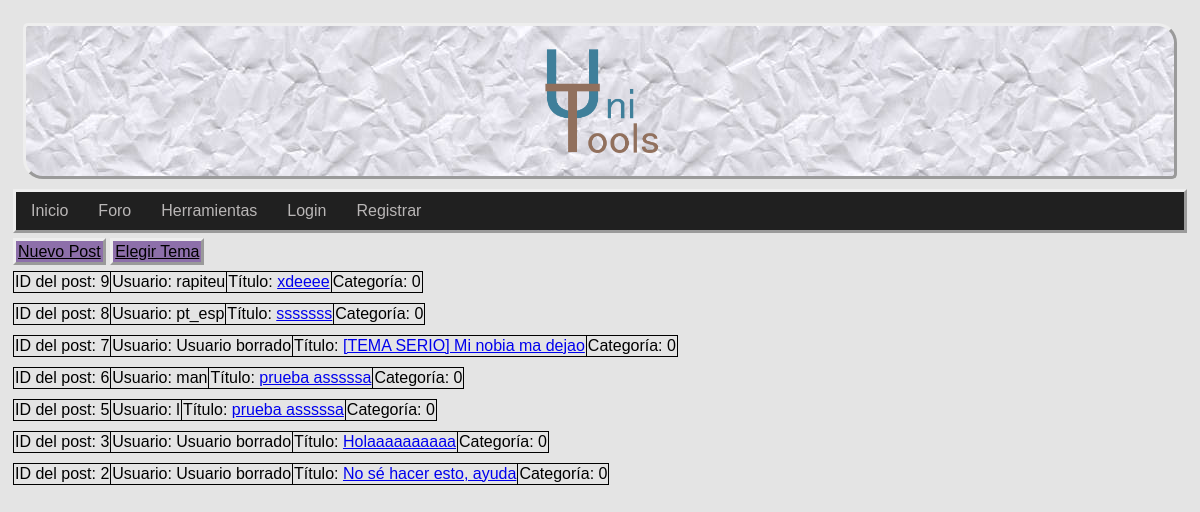
The app's page /index.php?page=foro with its own data.
### tables this page shows
CREATE TABLE `posts` (
  `id_post` int(11) NOT NULL,
  `user` int(11) NOT NULL,
  `title` text NOT NULL,
  `content` text NOT NULL,
  `id_cat` int(11) NOT NULL
);

CREATE TABLE `user` (
  `id_user` int(11) NOT NULL,
  `email` varchar(50) NOT NULL,
  `password` varchar(255) NOT NULL,
  `username` varchar(30) NOT NULL,
  `premium` tinyint(1) NOT NULL
);

### dao/post_class.php (called while the page is built, shortened)
<?php
class TOUPost {
	private $id_Post;
	private $title;
	private $category;
	function __construct($id_post ='',$user='',$title='',$content='',$category=''){
        $this->id_Post = $id_post;
		$this->title = $title;
		$this->category = $category;
	}
	public function get_id(){
		return $this->id_Post;
	}
	public function get_title(){
		return $this->title;
	}
	public function get_category(){
		return $this->category;
	}
}
?>

### dao/DAO.php (called while the page is built, shortened)
<?php
class DAO {
	public $conn;
	public function __construct() {
		if (!$this->conn){
			$this->conn = mysqli_connect("localhost", "root", "", "unitoolsdb");
		}
	}
	public function ejecutarConsulta($query){
		$result = mysqli_query($this->conn, $query) or die($this->conn->error);
        $array = mysqli_fetch_assoc($result);
		return $array;
	}
	public function devolverConsulta($query){
		$result = mysqli_query($this->conn, $query) or die($this->conn->error);
		return $result;
	}
}
?>

### dao/dao_post.php (called while the page is built, shortened)
<?php
include_once('DAO.php');
include_once('post_class.php');
class DAOpost extends DAO {
	public function show_all_data(){
		$sql = sprintf("SELECT * FROM posts ORDER BY id_post DESC");
		$query = $this->devolverConsulta($sql);
        $array = [];
        while($result = mysqli_fetch_assoc($query)){
            $post = new TOUpost( $result['id_post'],$result['user'],$result['title'],$result['content'],$result['id_cat']);
            array_push($array, $post);
        }
		return $array;
	}
}
?>

### dao/dao_user.php (called while the page is built, shortened)
<?php
include_once('DAO.php');
include_once('user_class.php');
class DAOUsuario extends DAO {
	public function search_userId($userId){
		$sql = sprintf("SELECT * FROM user WHERE id_User = $userId");
		if (!$this->ejecutarConsulta($sql))
			return null;
		else
		{
			$result = $this->ejecutarConsulta($sql);
			$user = new TOUser($result['id_user'],$result['email'],$result['password'],$result['username'],$result['premium']);
			return $user;
		}
	}
}
?>

### dao/user_class.php (called while the page is built, shortened)
<?php
class TOUser {
	private $user_name;
	function __construct($userId='',$email='',$password='',$user_name='',$premium=''){
		$this->user_name = $user_name;
	}
	public function get_username(){
		return $this->user_name;
	}
}
?>

### scripts/foro/foro.php (the view, shortened to what this page needs)
<div class = "cotenido">
    <a class= "botonForo" href="index.php?page=nuevoPost">Nuevo Post</a>
    <a class= "botonForo" href="index.php?page=temas">Elegir Tema</a>
    <?php
        include_once("dao/dao_user.php");
        include_once("dao/dao_post.php");
        $dao_post = new DAOpost();
        $dao_user = new DAOUsuario();
        $res = $dao_post->show_all_data();
        while(!empty($res)){
            $curr_post = array_shift($res);
            $post_id = $curr_post->get_id();
            $usuario = $dao_user->search_userId($post_id);
            $categoria = $curr_post->get_category();
            $title = $curr_post->get_title();
            if ($usuario == null) {
                $username = "Usuario borrado";
            }
            else {
                $username = $usuario->get_username();
            }
            echo "<table class=\"posts\">";
	        echo "<tbody>";
		    echo "<tr>";
			echo "<td>ID del post: " . $post_id . "</td>";
			echo "<td>Usuario: " . $username . "</td>";
            echo "<td>Título: " . "<a href=\"index.php?page=post&id=" . $post_id . "\">" . $title . "</a></td>";
            echo "<td>Categoría: " . $categoria . "</td>";
		    echo "</tr>";
	        echo "</tbody>";
            echo "</table>";
        }
    ?>
</div>

### css/hoja.css (style rules this page uses)
.botonForo { border-style: outset; padding: 2px; background-color: rgb(141, 111, 170); color: black; }
table { margin-top: 10px; border-collapse: collapse; }
table, th, td { border: 1px solid black; }
body { font-family: Arial; padding:5px; background: #e4e4e4 }

### records on screen
posts: id_post "9", user.username "rapiteu", title "xdeeee", id_cat "0"
posts: id_post "8", user.username "pt_esp", title "sssssss", id_cat "0"
posts: id_post "7", username "Usuario borrado", title "[TEMA SERIO] Mi nobia ma dejao", id_cat "0"
posts: id_post "6", user.username "man", title "prueba asssssa", id_cat "0"
posts: id_post "5", user.username "l", title "prueba asssssa", id_cat "0"
posts: id_post "3", username "Usuario borrado", title "Holaaaaaaaaaa", id_cat "0"
posts: id_post "2", username "Usuario borrado", title "No sé hacer esto, ayuda", id_cat "0"
